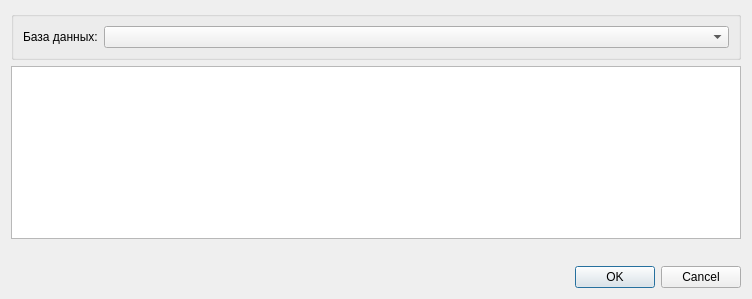
<?xml version="1.0" encoding="UTF-8"?>
<ui version="4.0">
 <class>Dialog</class>
 <widget class="QDialog" name="Dialog">
  <property name="geometry">
   <rect>
    <x>0</x>
    <y>0</y>
    <width>752</width>
    <height>299</height>
   </rect>
  </property>
  <property name="windowTitle">
   <string>Dialog</string>
  </property>
  <layout class="QVBoxLayout" name="verticalLayout">
   <item>
    <widget class="QGroupBox" name="groupBox">
     <property name="title">
      <string/>
     </property>
     <layout class="QVBoxLayout" name="verticalLayout_2">
      <item>
       <layout class="QHBoxLayout" name="horizontalLayout_2">
        <item>
         <widget class="QLabel" name="label">
          <property name="sizePolicy">
           <sizepolicy hsizetype="Minimum" vsizetype="Minimum">
            <horstretch>0</horstretch>
            <verstretch>0</verstretch>
           </sizepolicy>
          </property>
          <property name="text">
           <string>База данных:</string>
          </property>
         </widget>
        </item>
        <item>
         <widget class="QComboBox" name="DBcomboBox">
          <property name="sizePolicy">
           <sizepolicy hsizetype="Expanding" vsizetype="Minimum">
            <horstretch>0</horstretch>
            <verstretch>0</verstretch>
           </sizepolicy>
          </property>
         </widget>
        </item>
       </layout>
      </item>
     </layout>
    </widget>
   </item>
   <item>
    <widget class="QTextEdit" name="textEdit">
     <property name="readOnly">
      <bool>true</bool>
     </property>
    </widget>
   </item>
   <item>
    <spacer name="verticalSpacer">
     <property name="orientation">
      <enum>Qt::Vertical</enum>
     </property>
     <property name="sizeHint" stdset="0">
      <size>
       <width>20</width>
       <height>40</height>
      </size>
     </property>
    </spacer>
   </item>
   <item>
    <layout class="QVBoxLayout" name="verticalLayout_3">
     <item>
      <layout class="QHBoxLayout" name="horizontalLayout">
       <property name="sizeConstraint">
        <enum>QLayout::SetDefaultConstraint</enum>
       </property>
       <item>
        <widget class="QDialogButtonBox" name="buttonBox">
         <property name="sizePolicy">
          <sizepolicy hsizetype="Minimum" vsizetype="Minimum">
           <horstretch>0</horstretch>
           <verstretch>0</verstretch>
          </sizepolicy>
         </property>
         <property name="standardButtons">
          <set>QDialogButtonBox::Cancel|QDialogButtonBox::Ok</set>
         </property>
        </widget>
       </item>
      </layout>
     </item>
    </layout>
   </item>
  </layout>
 </widget>
 <resources/>
 <connections/>
</ui>
